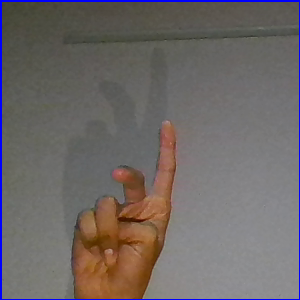
#> input picture Hand sign classification/test2.png, 300 x 300 px
$ python -i gridFeatures.py   (imports and definitions only)   (older library calls are emulated)
#> lines starting #> are read from the running program, lines starting #| are printed output that depends on the picture
import numpy as np
import cv2
import time
from math import ceil
import pandas as pd
from sklearn.model_selection import train_test_split as tts
from sklearn.metrics import confusion_matrix
from sklearn.neighbors import KNeighborsClassifier
import pickle

# classifier = pickle.load(open('./Models/KNN_Grid_ModelDump.sav','rb'))
# [2 lines not run here, left out]

grid = (20,20)

def extractFeatures(frame):
    _,contours,_ = cv2.findContours(frame,cv2.RETR_TREE,cv2.CHAIN_APPROX_SIMPLE)

    try:
        length = len(contours)
        print(length)
        maxArea = -1
        ci = -1

        if length > 0:
            for i in range(length):  # find the biggest contour (according to area)
                area = cv2.contourArea(contours[i])
                if area > maxArea:
                    maxArea = area
                    ci = i
        if ci == -1:
            return -1
        # [5 lines of commented-out code are left out]
        x,y,w,h = cv2.boundingRect(contours[ci])

        # hand = np.zeros((frame.shape[1], frame.shape[0], 1), np.uint8)
        # cv2.drawContours(hand, contours, ci, 255, cv2.FILLED)

        hand = frame[y:y+h,x:x+w]
        print(hand.shape)
        print(x,y,w,h)
        # ret123,hand = cv2.threshold(hand1,127,255,cv2.THRESH_BINARY)
        # print(ret123)

        (HEIGHT,WIDTH) = hand.shape
        print(HEIGHT,WIDTH)

        data = [ [0 for haha in range(grid[0])] for hah in range(grid[1]) ]
        h, w = float(HEIGHT/grid[1]), float(WIDTH/grid[0])

        for column in range(1,grid[1]+1):
            for row in range(1,grid[0]+1):
                fragment = hand[ceil((column-1)*h):min(ceil(column*h), HEIGHT),ceil((row-1)*w):min(ceil(row*w),WIDTH)]
                _,contour,_ = cv2.findContours(fragment,cv2.RETR_TREE,cv2.CHAIN_APPROX_SIMPLE)
                try: area = cv2.contourArea(contour[0])
                except: area=0.0
                area = float(area/(h*w))
                data[column-1][row-1] = area

        features = []
        for column in range(grid[1]):
            for row in range(grid[0]):
                features.append(data[column][row])
        cv2.imshow('Your hand',hand)

        return features


    except Exception as e:
        print("DetectSign Error:",e)
        # final_image = np.zeros(frame.shape, np.uint8)
        # cv2.putText(final_image, 'Cannot find hand', (100,100), cv2.FONT_HERSHEY_PLAIN, 2, (0,0,255), thickness=2)
        # cv2.imshow('Original', final_image)
        return []
        #continue

def predictSign(features):
    predictions = classifier.predict_proba([features]).tolist()[0]
    # print(classifier.predict_proba([features]).tolist())
    pred = classifier.predict([features])[0]
    print(pred)
    for prob in predictions: print('%.2f'%(prob),end=' ')
    print('')
    return pred

>>> import cv2
>>> picture = cv2.imread('../Hand sign classification/test2.png', cv2.IMREAD_GRAYSCALE)
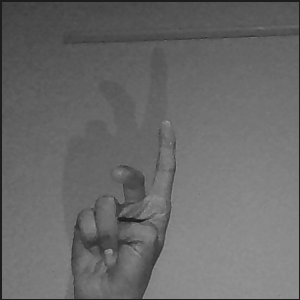
#> picture: shape (300, 300); min 24, max 155, mean 105.3
>>> result = extractFeatures(picture)
#> in extractFeatures, `_,contours,_ = cv2.findContours(frame,cv2.RETR_TREE,cv2.CHAIN_APPROX_S..`: contours = [[[0, 0], [0, 299], [299, 299], [299, 0]]]
#> in extractFeatures, `length = len(contours)`: length = 1
#| 1
#> the loop in extractFeatures, `for i in range(length):` made 1 pass
#> (area, maxArea) on pass 1: (89401, 89401)
#> after the loop in extractFeatures, `for i in range(length):`: ci = 0; maxArea = 89401
#> in extractFeatures, `x,y,w,h = cv2.boundingRect(contours[ci])`: x = 0; w = 300
#| (300, 300)
#| 0 0 300 300
#| 300 300
#> after the loop in extractFeatures, `for column in range(1,grid[1]+1):`: data = 20 items
#> after the loop in extractFeatures, `for column in range(grid[1]):`: features = 400 values from 0.871 to 0.871
#> result = 400 values from 0.871 to 0.871

$ run again, on Hand sign classification/f1.png
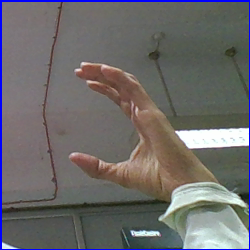
#> input picture Hand sign classification/f1.png, 250 x 250 px
#> `picture = cv2.imread('../Hand sign classification/test2.png', cv2.IMRE..`:
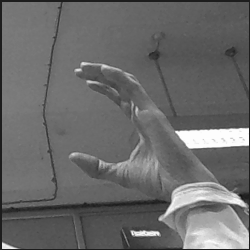
#> picture: shape (250, 250); min 18, max 254, mean 106.4
#> contours = [[[0, 0], [0, 249], [249, 249], [249, 0]]]
#> length = 1
#| 1
#> the loop in extractFeatures, `for i in range(length):` made 1 pass
#> (area, maxArea) on pass 1: (62001, 62001)
#> after the loop in extractFeatures, `for i in range(length):`: ci = 0; maxArea = 62001
#> in extractFeatures, `x,y,w,h = cv2.boundingRect(contours[ci])`: x = 0; w = 250
#| (250, 250)
#| 0 0 250 250
#| 250 250
#> after the loop in extractFeatures, `for column in range(1,grid[1]+1):`: data = 20 items
#> after the loop in extractFeatures, `for column in range(grid[1]):`: features = 400 values, max 0.922 at index 0, min 0.774 at index 21, mean 0.846
#> result has the same summary as features in extractFeatures
